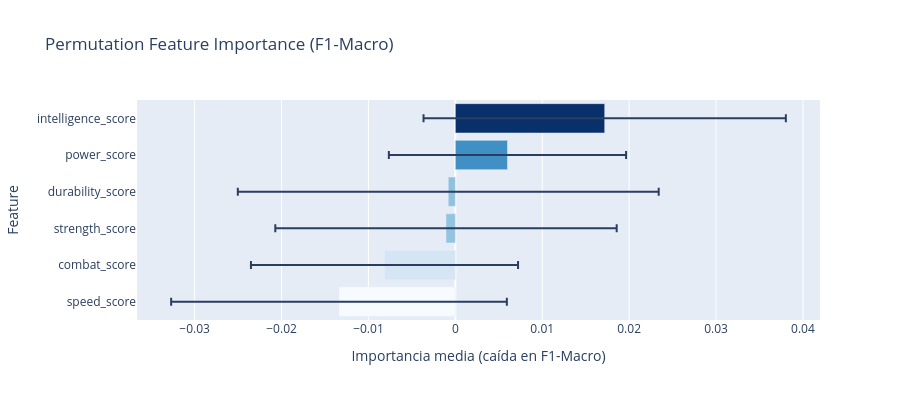

The cell this chart's notebook holds for it:
### Markdown cell above
---

### 4.1.2 Implementación [0.2 Puntos]

**To-do:**
- [ ] Calcular `permutation_importance` con `n_repeats=30` y `scoring="f1_macro"`.
- [ ] Graficar un boxplot horizontal con plotly (`px.bar` con `orientation='h'`) con la importancia y varianza de cada feature.

### Code cell
import plotly.express as px
from sklearn.inspection import permutation_importance

# Calcular pfi
pfi_result = permutation_importance(
    lgbm_interp, X_test_num, y_test, n_repeats=30, random_state=RANDOM_STATE, scoring="f1_macro"
)

# Importancias y desviacion estandar
pfi_df = pd.DataFrame(
    {
        "feature": NUMERICAL_FEATURES,
        "importance_mean": pfi_result.importances_mean,
        "importance_std": pfi_result.importances_std,
    }
).sort_values("importance_mean", ascending=True)

# Graficar barplot horizontal
fig = px.bar(
    pfi_df,
    x="importance_mean",
    y="feature",
    orientation="h",
    error_x="importance_std",
    title="Permutation Feature Importance (F1-Macro)",
    labels={"importance_mean": "Importancia media (caída en F1-Macro)", "feature": "Feature"},
    color="importance_mean",
    color_continuous_scale="Blues",
)
fig.update_layout(coloraxis_showscale=False, height=400)
fig.show()

### Figure 1 — Plotly figure (JSON) as saved in the notebook; plotly's stock layout.template omitted (floating-point values rounded to 4 significant figures)
{"data": [{"error_x": {"array": [0.01932, 0.01537, 0.01964, 0.02422, 0.01365, 0.02085]}, "hovertemplate": "Importancia media (caída en F1-Macro)=%{marker.color}<br>Feature=%{y}<extra></extra>", "legendgroup": "", "marker": {"color": [-0.01339, -0.008152, -0.001075, -0.0008154, 0.005999, 0.01719], "coloraxis": "coloraxis", "pattern": {"shape": ""}}, "name": "", "orientation": "h", "showlegend": false, "textposition": "auto", "type": "bar", "x": [-0.01339, -0.008152, -0.001075, -0.0008154, 0.005999, 0.01719], "xaxis": "x", "y": ["speed_score", "combat_score", "strength_score", "durability_score", "power_score", "intelligence_score"], "yaxis": "y"}], "layout": {"barmode": "relative", "coloraxis": {"colorbar": {"title": {"text": "Importancia media (caída en F1-Macro)"}}, "colorscale": [[0, "rgb(247,251,255)"], [0.125, "rgb(222,235,247)"], [0.25, "rgb(198,219,239)"], [0.375, "rgb(158,202,225)"], [0.5, "rgb(107,174,214)"], [0.625, "rgb(66,146,198)"], [0.75, "rgb(33,113,181)"], [0.875, "rgb(8,81,156)"], [1, "rgb(8,48,107)"]], "showscale": false}, "height": 400, "legend": {"tracegroupgap": 0}, "title": {"text": "Permutation Feature Importance (F1-Macro)"}, "xaxis": {"anchor": "y", "domain": [0, 1], "title": {"text": "Importancia media (caída en F1-Macro)"}}, "yaxis": {"anchor": "x", "domain": [0, 1], "title": {"text": "Feature"}}}}
